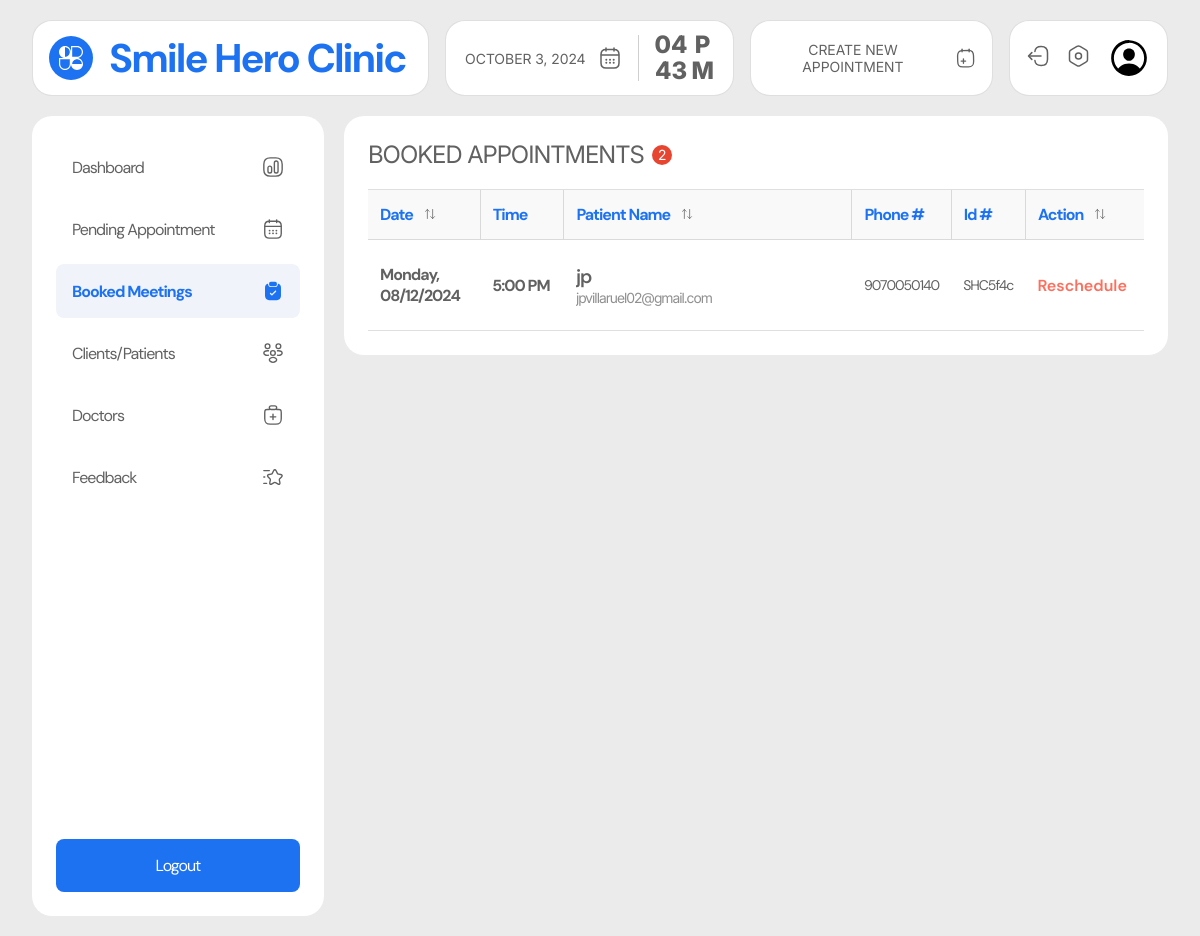
/admin/booked.php (signed in), run on an earlier commit of the app's database.
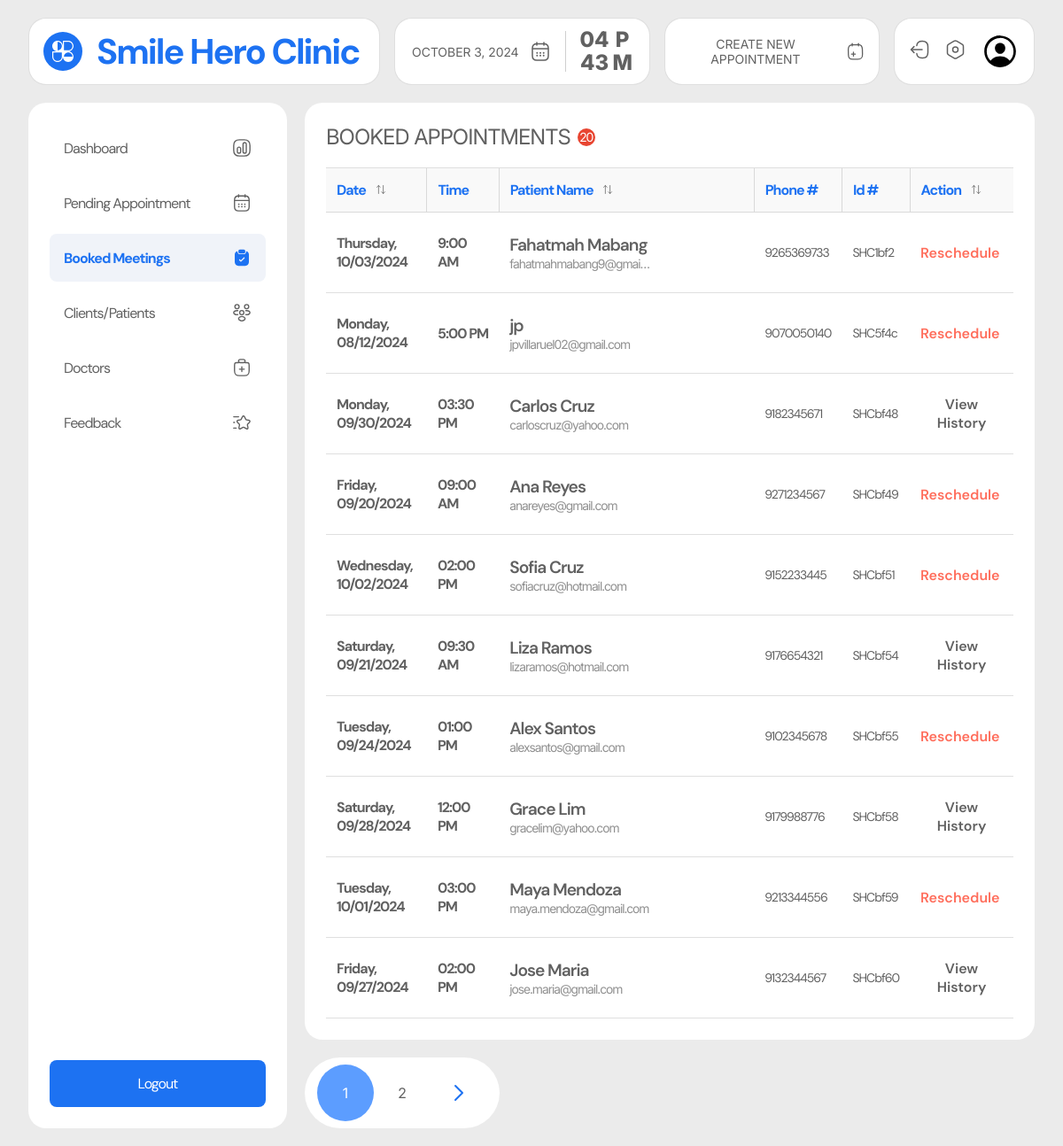
And on a later commit of the database.
### tables this page shows
CREATE TABLE `appointments` (
  `user_id` varchar(20) NOT NULL,
  `appointment_id` varchar(20) NOT NULL,
  `name` varchar(255) NOT NULL,
  `email` varchar(255) NOT NULL,
  `contact` varchar(30) NOT NULL,
  `message` varchar(255) NOT NULL,
  `date` varchar(30) NOT NULL,
  `time` varchar(30) NOT NULL,
  `location` varchar(100) NOT NULL,
  `status` varchar(100) NOT NULL,
  `created_at` datetime NOT NULL
);

### admin/booked.php (the view, shortened to what this page needs)
<?php
require_once '../includes/dbh.inc.php';
require_once './includes/pagination.php';
$limit = 10;
$page = isset($_GET['page']) ? (int)$_GET['page'] : 1;
$start = ($page - 1) * $limit;
$totalQuery = "SELECT COUNT(*) AS total FROM appointments WHERE status = 'accepted' OR status = 'rescheduled'";
$totalResult = $conn->query($totalQuery);
$totalRow = $totalResult->fetch_assoc();
$totalRecords = $totalRow['total'];
$query = "SELECT * FROM appointments WHERE status = 'accepted' OR status = 'rescheduled' LIMIT $start, $limit";
$result = $conn->query($query);
$users = [];
if ($result->num_rows > 0) {
  while ($row = $result->fetch_assoc()) {
    $users[] = $row;
  }
}
$totalPages = ceil($totalRecords / $limit);
$query = "SELECT * FROM appointments";
$result = $conn->query($query);
$totalAppointments = 0;
if ($result->num_rows > 0) {
    while ($row = $result->fetch_assoc()) {
        $totalAppointments++;
    }
}
?>
<!DOCTYPE html>
<html lang="en">
<head>
  <link rel="stylesheet" href="../src/dist/styles.css" />
</head>
<body class="admin__page">
  <main class="admin__main">
    <?php include("includes/nav.php"); ?>
     <section class="admin__content">
      <?php include("includes/side_nav.php"); ?>
      <div class="booked__container">
        <div class="booked-appointments__table">
          <h1 class="table-heading">booked appointments <span class="table-item-count"><?php echo $totalAppointments ?></span></h1>
          <table>
            <thead>
              <tr>
                <th>
                  date
                  <div class="dropdown-container">
                    <button class="filter-btn">
                    </button>
                  </div>
                </th>
                <th>
                  time
                </th>
                <th>
                  patient name
                  <div class="dropdown-container">
                    <button class="filter-btn">
                    </button>
                  </div>
                </th>
                <th>phone #</th>
                <th>id #</th>
                <th>
                  action
                  <div class="dropdown-container">
                    <button class="filter-btn">
                    </button>
                  </div>
                </th>
              </tr>
            </thead>
            <tbody>
              <?php foreach ($users as $user){?>
              <tr class="appointment-row"
                data-date="<?php echo date('Y-m-d', strtotime($user['date'])); ?>">
                <td class="patient-cell date" data-date="<?php echo $user['date'] ?>">
                  <?php echo date('l, m/d/Y', strtotime($user['date'])); ?>
                </td>
                <td class="patient-cell time">
                  <?php echo $user['time']; ?>
                </td>
                <td class="patient-cell name-email">
                  <p class="patient-name" title="<?php echo $user['name']; ?>">
                    <?php echo $user['name']; ?>
                  </p>
                  <p class="patient-email" title="<?php echo $user['email']; ?>">
                    <?php echo $user['email']; ?>
                  </p>
                </td>
                <td class="patient-cell contact">
                  <?php echo $user['contact']; ?>
                </td>
                <td class="patient-cell apt-id">
                  <?php echo $user['appointment_id']; ?>
                </td>
                <td class="patient-cell action" data-status="<?php echo $user['status']; ?>">
                </td>
              </tr>
              <?php } ?>
            </tbody>
          </table>
        </div>
        <?php renderPagination($page, $totalPages) ?>
      </div>
    </section>
  </main>
</body>
</html>

### admin/includes/pagination.php (shortened to what this page needs)
<?php
function renderPagination($currentPage, $totalPages) {
    if ($totalPages <= 1) return;
    echo '<div class="pagination">';
    for ($i = 1; $i <= $totalPages; $i++) {
        $activeClass = $i == $currentPage ? 'active-page' : '';
        echo '<a href="?page=' . $i . '" class="button ' . $activeClass . '">' . $i . '</a>';
    }
    if ($currentPage < $totalPages) {
        echo '<a href="?page=' . ($currentPage + 1) . '" class="button icon">
                <svg width="32" height="32" viewBox="0 0 32 32" fill="none" xmlns="http://www.w3.org/2000/svg">
                  <path d="M12.036 8.00655L20.0426 16.0131L12.036 24.0197" stroke="#1D72F2" stroke-width="2" stroke-linecap="round" stroke-linejoin="round"/>
                </svg>
              </a>';
    }
    echo '</div>';
}

What changed in the data, as far as the page shows it:
added appointments: date "Thursday, 10/03/2024", time "9:00 AM", name "Fahatmah Mabang", email "fahatmahmabang9@gmai…", contact "9265369733", appointment "SHC1bf2"
added appointments: date "Monday, 09/30/2024", time "03:30 PM", name "Carlos Cruz", email "carloscruz@yahoo.com", contact "9182345671", appointment "SHCbf48", status "rescheduled" (drawn)
added appointments: date "Friday, 09/20/2024", time "09:00 AM", name "Ana Reyes", email "anareyes@gmail.com", contact "9271234567", appointment "SHCbf49"
added appointments: date "Wednesday, 10/02/2024", time "02:00 PM", name "Sofia Cruz", email "sofiacruz@hotmail.com", contact "9152233445", appointment "SHCbf51"
added appointments: date "Saturday, 09/21/2024", time "09:30 AM", name "Liza Ramos", email "lizaramos@hotmail.com", contact "9176654321", appointment "SHCbf54", status "rescheduled" (drawn)
added appointments: date "Tuesday, 09/24/2024", time "01:00 PM", name "Alex Santos", email "alexsantos@gmail.com", contact "9102345678", appointment "SHCbf55"
added appointments: date "Saturday, 09/28/2024", time "12:00 PM", name "Grace Lim", email "gracelim@yahoo.com", contact "9179988776", appointment "SHCbf58", status "rescheduled" (drawn)
added appointments: date "Tuesday, 10/01/2024", time "03:00 PM", name "Maya Mendoza", email "maya.mendoza@gmail.com", contact "9213344556", appointment "SHCbf59"
added appointments: date "Friday, 09/27/2024", time "02:00 PM", name "Jose Maria", email "jose.maria@gmail.com", contact "9132344567", appointment "SHCbf60", status "rescheduled" (drawn)
Also different on the page:
$totalAppointments: "2" → "20"
new list line: "1"
new list line: "2"
